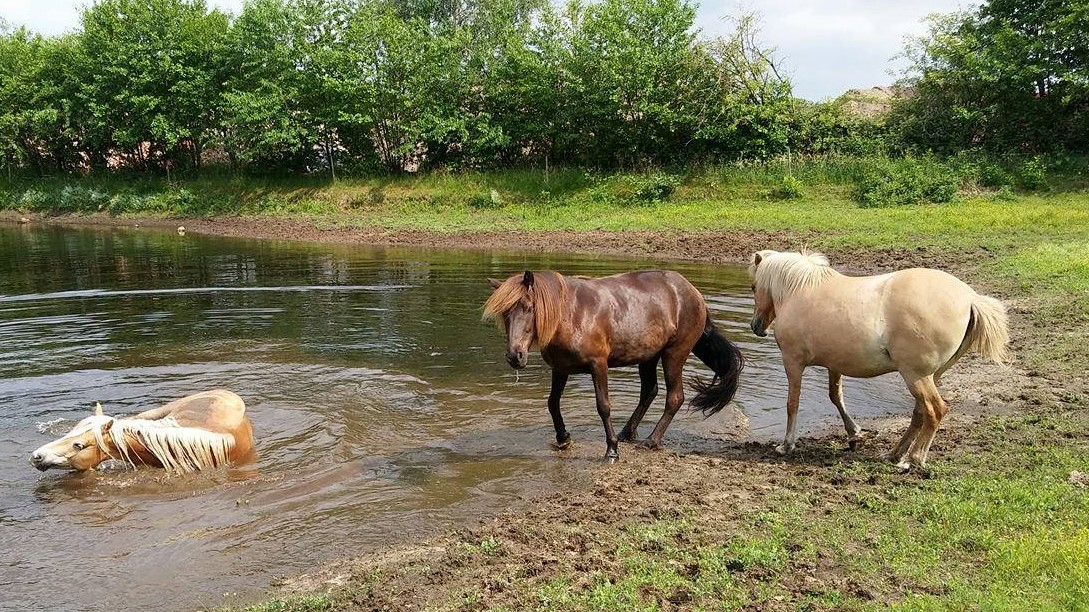
#> input picture paarden.jpg, 1089 x 612 px
$ python -i saliencyImage.py   (imports and definitions only)
#> lines starting #> are read from the running program, lines starting #| are printed output that depends on the picture
### convolutions.py
from skimage.exposure import rescale_intensity
import numpy as np
import argparse
import cv2

def convolve(image, kernel):
    # grab the spatial dimensions of the image, along with
    # the spatial dimensions of the kernel
    (iH, iW) = image.shape[:2]
    (kH, kW) = kernel.shape[:2]

    # allocate memory for the output image, taking care to
    # "pad" the borders of the input image so the spatial
    # size (i.e., width and height) are not reduced
    # MAYBE THIS PART SHOULD BE REMOVED, BECAUSE WE DONT WANT THE SAME SIZE?
    pad = (kW - 1) // 2
    image = cv2.copyMakeBorder(image, pad, pad, pad, pad,
                               cv2.BORDER_REPLICATE)
    output = np.zeros((iH, iW), dtype="float32")

    # loop over the input image, "sliding" the kernel across
    # each (x, y)-coordinate from left-to-right and top to
    # bottom
    for y in np.arange(pad, iH + pad):
        for x in np.arange(pad, iW + pad):
            # extract the ROI of the image by extracting the
            # *center* region of the current (x, y)-coordinates
            # dimensions
            roi = image[y - pad:y + pad + 1, x - pad:x + pad + 1]

            # perform the actual convolution by taking the
            # element-wise multiplicate between the ROI and
            # the kernel, then summing the matrix

            k = (roi * kernel).sum()

            # store the convolved value in the output (x,y)-
            # coordinate of the output image
            output[y - pad, x - pad] = k

    # rescale the output image to be in the range [0, 255]
    output = rescale_intensity(output, in_range=(0, 255))
    output = (output * 255).astype("uint8")

    # return the output image
    return output

### saliencyImage.py
import sys
import cv2
import numpy as np
from skimage.exposure import rescale_intensity
import convolutions
from matplotlib import pyplot as plt

kernelFactor = 9

def kernel(n):
    factor = 1/pow(n, 2)
    kernelArray = np.full((n, n), factor)
    # print(kernelArray)
    return kernelArray

def showPlot(frame):
    maxFrame = np.max(frame)
    plt.hist(frame.ravel(),  12, [0, maxFrame]); plt.show()

def getSaliencyFrame(frame):
    widthFrame = len(frame[0])
    heightFrame = len(frame)
    cv2.imshow('frame', frame)
    #compress the frame
    frame = cv2.resize(frame, (64, 64), interpolation=cv2.INTER_CUBIC)
     # fourier analyse
    imageFourier = np.fft.fft2(frame)
    # show imageFourier
    showPlot(imageFourier)
    cv2.imshow('fourier', np.abs(imageFourier))
    # we now have the spectrum analyse
    # by using convolve we can blur the frame
    imageConvolve = convolutions.convolve(frame, np.abs(kernel(9)))
    # take the fourier analyse of the convolve
    fourierConvolve = np.fft.fft2(imageConvolve)
    showPlot(fourierConvolve)
    cv2.imshow('averagedSpectrum', np.abs(fourierConvolve))
    #substract two images
    spectralResidual = np.subtract(fourierConvolve, imageFourier)
    showPlot(spectralResidual)
    # inverse fourier analyse
    saliencyImage = np.fft.ifft2(spectralResidual)
    showPlot(saliencyImage)
    saliencyImage = cv2.resize(np.abs(saliencyImage), (widthFrame, heightFrame))
    cv2.imshow('saliency', saliencyImage)

    # while True:
    #     if cv2.waitKey(1) & 0xFF == ord('q'):
    #         break
    return saliencyImage

>>> import cv2
>>> picture = cv2.imread('paarden.jpg')
#> picture is the input picture: shape (612, 1089, 3); mean B, G, R 84.8, 119.5, 121
>>> result = getSaliencyFrame(picture)
#> in getSaliencyFrame, `widthFrame = len(frame[0])`: widthFrame = 1089
#> in getSaliencyFrame, `heightFrame = len(frame)`: heightFrame = 612
#> in getSaliencyFrame, `frame = cv2.resize(frame, (64, 64), interpolation=cv2.INTER_CUBIC)`:
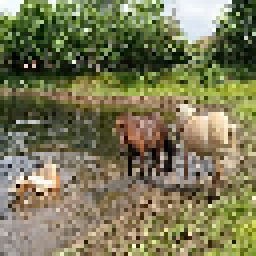
#> frame: shape (64, 64, 3) (shown 4 times larger); mean of channels 0, 1, 2 85.4, 120, 121.6; drawn as B, G, R
#> in showPlot, `plt.hist(frame.ravel(), 12, [0, maxFrame])`:
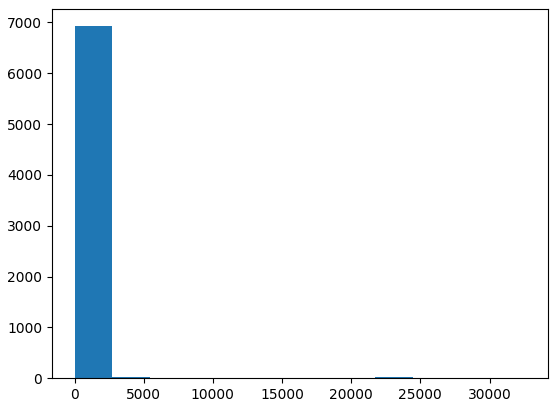
#> figure drawn by matplotlib, 1 panel; tallest bar 6927 high, from x = -2.27e-13 to 2716.4
#> in convolve, `image = cv2.copyMakeBorder(image, pad, pad, pad, pad, cv2.BORDER_REPLI..`:
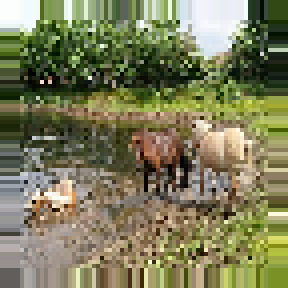
#> image: shape (72, 72, 3) (shown 4 times larger); mean of channels 0, 1, 2 89.4, 124.6, 124.5; drawn as B, G, R
#> after the loop in convolve, `for y in np.arange(pad, iH + pad):`: output: shape (64, 64) float32; every value is 0
#> (the run stopped early here; a loop or call above may not have finished)
